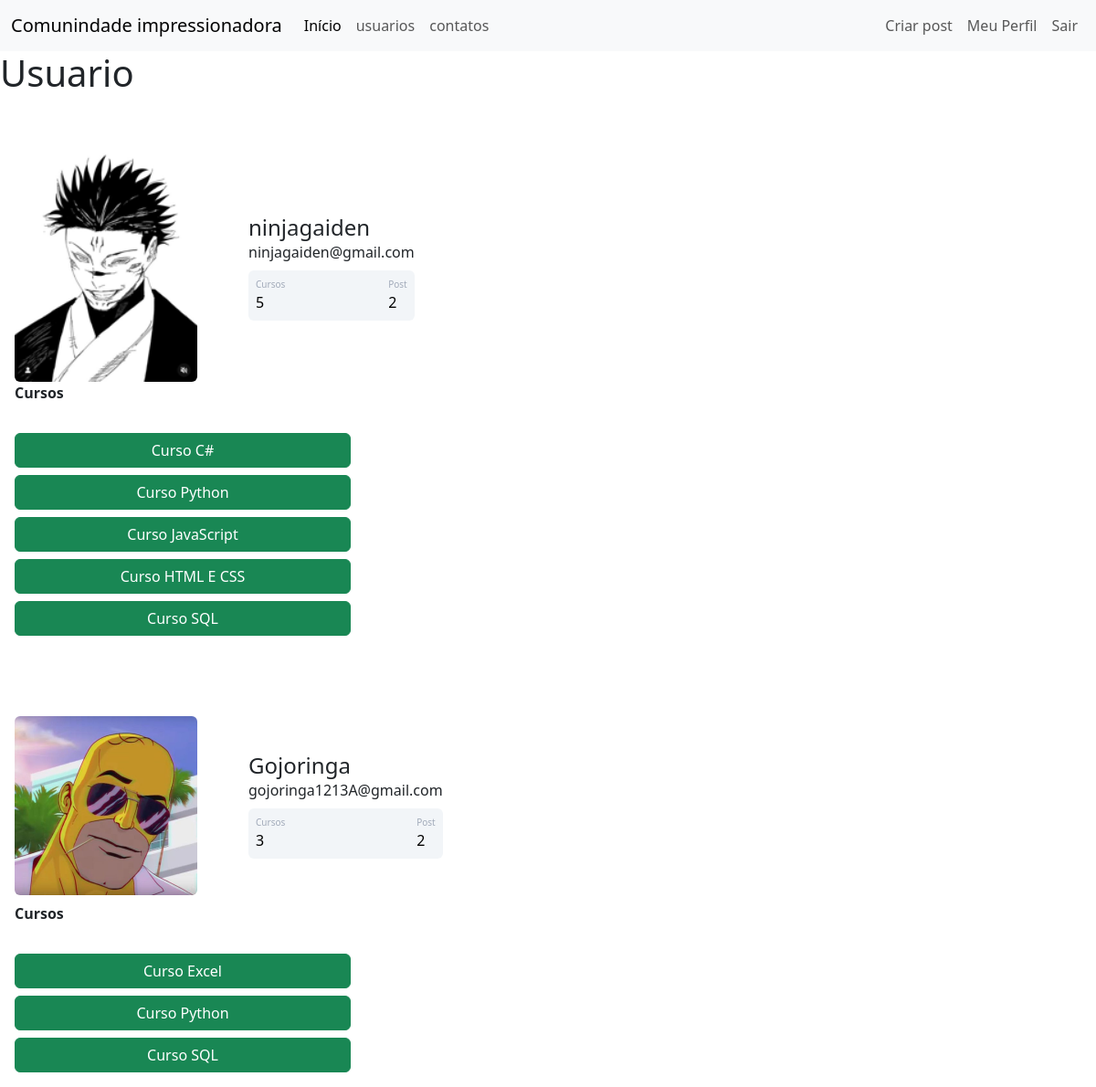
Page /lista_Usuarios (signed in) on the committed database.
### comunidade_impressionadora/models.py (models this page shows)
class Usuario(database.Model, UserMixin):
  id = database.Column(database.Integer, primary_key=True)
  username = database.Column(database.String, nullable=False)
  email =  database.Column(database.String, nullable=False)
  senha = database.Column(database.String, nullable=False)
  foto_perfil = database.Column(database.String, default='default.jpg')
  posts = database.relationship('Post', backref='autor', lazy=True)
  cursos = database.Column(database.String, nullable=False, default= 'Não informado')
  def contar_posts(self):
    return len(self.posts)

### comunidade_impressionadora/routes.py (the view)
@app.route('/lista_Usuarios')
@login_required
def usuarios():
    lista_usuarios = Usuario.query.all()
    return render_template('usuarios.html', lista_usuarios=lista_usuarios)

### comunidade_impressionadora/models.py (called while the page is built)
@login_maneger.user_loader
def login_usuario(id_usuario):
  return Usuario.query.get(int(id_usuario))

### comunidade_impressionadora/templates/usuarios.html (shortened to what this page needs)
{% extends 'base.html'%} {% block body %}
<h1>Usuario</h1>
{% for usuario in lista_usuarios %}
<div class="card p-3">
  <div class="d-flex align-items-center">
    <div class="image pe-2">
      <img
        src="{{url_for('static', filename='fotos_perfil/{}'.format(usuario.foto_perfil)) }}"
        class="rounded"
        width="200"
      />
    </div>
    <div class="container p-5">
      <div class="ml-3 w-100">
        <h4 class="mb-0 mt-0">{{usuario.username}}</h4>
        <span>{{usuario.email}}</span>
        <div
          class="p-2 mt-2 bg-primary d-flex justify-content-between rounded text-white stats"
        >
          <div class="d-flex flex-column">
            {% if 'Não informado' in usuario.cursos %}
            <span class="articles">Cursos</span>
            <span class="number1">0</span>
            {% else %}
            <span class="articles">Cursos</span>
            <span class="number1">{{ usuario.cursos.count(';') + 1}}</span>
            {% endif %}
          </div>
          <div class="d-flex flex-column">
            <span class="rating">Post</span>
            <span class="number3">{{current_user.contar_posts()}}</span>
          </div>
        </div>
      </div>
    </div>
  </div>
  <strong>Cursos</strong><br />
  {% for curso in usuario.cursos.split(';') %}
  <button type="button" class="btn btn-success mt-2">{{ curso }}</button>
  {% endfor %}
</div>
{% endfor %} {% endblock %}

### comunidade_impressionadora/static/main.css (style rules this page uses)
.card { width: 400px; border: none; border-radius: 10px; background-color: #fff; }
.stats { background: #f2f5f8 !important; color: #000 !important; }
.articles { font-size: 10px; color: #a1aab9; }
.number1 { font-weight: 500; }
.rating { font-size: 10px; color: #a1aab9; }
.number3 { font-weight: 500; }

### rows in the picture
Usuario: foto_perfil (picture), username "ninjagaiden", email "ninjagaiden@gmail.com", cursos "5", contar_posts "2", curso "Curso C#" "Curso Python" "Curso JavaScript" "Curso HTML E CSS" "Curso SQL"
Usuario: foto_perfil (picture), username "Gojoringa", email "gojoringa1213A@gmail.com", cursos "3", contar_posts "2", curso "Curso Excel" "Curso Python" "Curso SQL"
